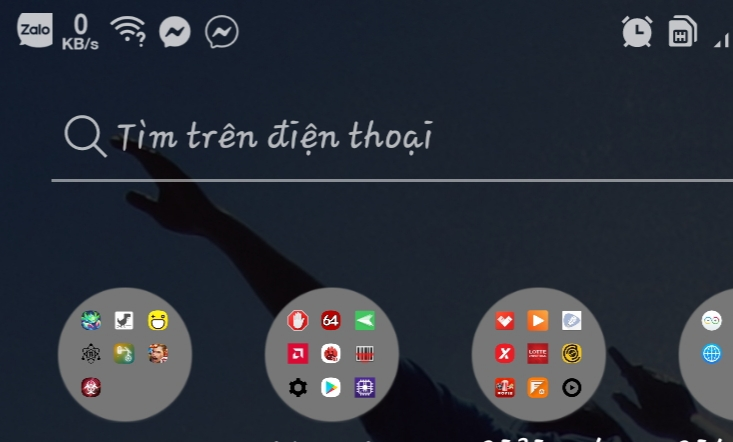
#> input picture templates/static/1.jpg, 733 x 442 px, found by its file name
$ python LBP.py
#> lines starting #> are read from the running program, lines starting #| are printed output that depends on the picture
from pylab import *
from PIL import Image
# LBP 8bit
def SimpleLBPExtract(img):
    row, col = img.shape
    imgOut = np.empty((row-2, col-2))
    binArray = 2**np.arange(12)
    for i in range(1,row-1):
        for j in range(1,col-1):
            pixelArray = img[i-1:i+2, j-1:j+2].flatten()
            a = np.empty(12)
            a = pixelArray[[0,1,1,2,3,3,5,5,6,7,7,8]] >= pixelArray[4]   #  So sanh pixel giua voi xung quanh
            imgOut[i-2,j-2] = a.dot(binArray)# nhan pixelArray voi chuoi he so binArray(2^1,2^2,2^3...
    return imgOut
img = array(Image.open('/home/caohuy/Python/1.jpg').convert('L'))  # convert('L'))=>trang den
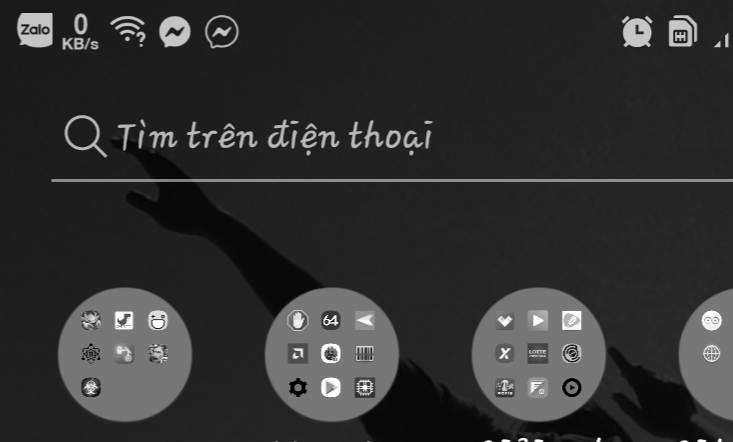
#> img: shape (442, 733); min 0, max 255, mean 48.6
gray()
imshow(img)
imgLBP = SimpleLBPExtract(img)
#> after the loop in SimpleLBPExtract, `for i in range(1,row-1):`:
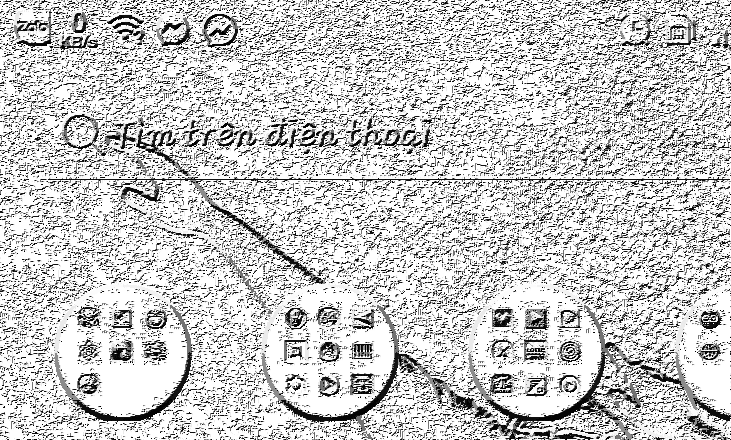
#> imgOut: shape (440, 731) float64; min 0, max 4095, mean 3209.3; drawn with min black and max white
figure()
imshow(imgLBP)
show()
